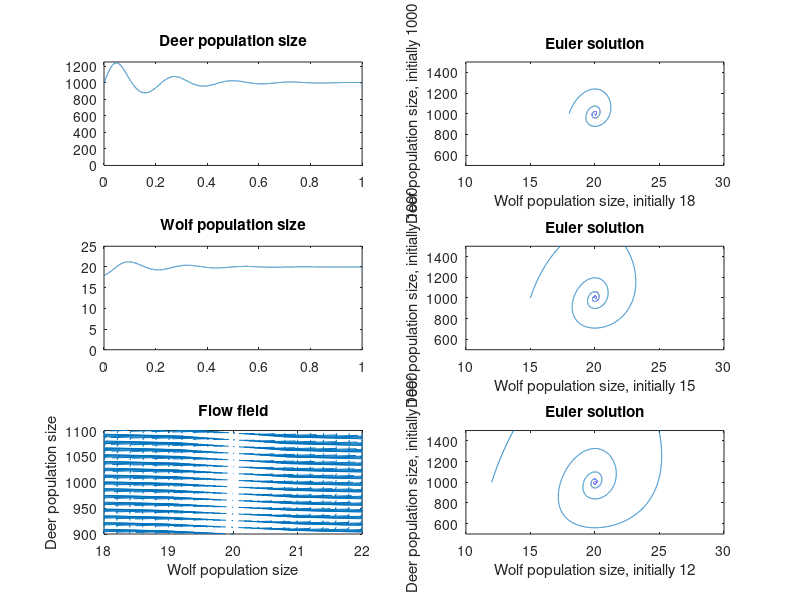

Write the MATLAB code that produced this figure.
% pp_euler.m explores stability for Euler's method in a simple predator prey model without noise

clf

xinit = [12 15 18];
yinit = [1000 1000 1000];

for p=1:3,

  N=10000;                           % number of steps to take
  T=1;                               % maximum time
  h=T/N;                             % time step
  t=(0:h:T);                         % t is the vector [0 1h 2h 3h ... Nh]

  x=zeros(size(t));                  % place to store wolf population size
  y=zeros(size(t));                  % place to store deer population size

  x(1)=xinit(p);                     % initial wolf population
  y(1)=yinit(p);                     % initial deer population

  for i=1:N                          % start taking steps
    x(i+1)=x(i)+0.2*(y(i)-50*x(i))*h;
    y(i+1)=y(i)+4*(20-x(i))*y(i)*h;
  end;

  subplot(3,2,8-2*p);
  plot(x,y);
  axis([10 30 500 1500]);
  title('Euler solution');
  xlabel(['Wolf population size, initially ' int2str(xinit(p))]);
  ylabel(['Deer population size, initially ' int2str(yinit(p))]);

end

subplot(3,2,1);
  plot(t,y);
  axis([0 T 0 1250]);
  title('Deer population size');

subplot(3,2,3);
  plot(t,x);
  axis([0 T 0 25]);
  title('Wolf population size');

subplot(3,2,5);
  xmin = 18;
  xmax = 22;
  ymin = 900;
  ymax = 1100;
  [xg,yg] = meshgrid(xmin:0.2:xmax,ymin:13:ymax);    % prepare points on a grid
  px = 0.2*(yg - 50 .* xg);                % rate of growth of wolf population
  py = 4*(20-xg) .* yg;                    % rate of growth of deer population
  quiver(xg,yg,px/1500,py/1500)                  % plot the flow field
  axis([xmin xmax ymin ymax]);
  title('Flow field');
  xlabel('Wolf population size');
  ylabel('Deer population size');
